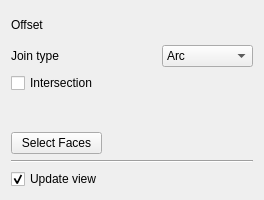
<?xml version="1.0" encoding="UTF-8"?>
<ui version="4.0">
 <class>PartGui::TaskFaceOffset</class>
 <widget class="QWidget" name="PartGui::TaskFaceOffset">
  <property name="geometry">
   <rect>
    <x>0</x>
    <y>0</y>
    <width>264</width>
    <height>200</height>
   </rect>
  </property>
  <property name="windowTitle">
   <string>Face Offset</string>
  </property>
  <layout class="QGridLayout" name="gridLayout">
   <item row="0" column="0">
    <widget class="QLabel" name="labelOffset">
     <property name="text">
      <string>Offset</string>
     </property>
    </widget>
   </item>
   <item row="0" column="2">
    <widget class="Gui::QuantitySpinBox" name="spinOffset">
       <property name="unit" stdset="0">
        <string notr="true">mm</string>
       </property>
    </widget>
   </item>
   <item row="1" column="0">
    <widget class="QLabel" name="labelJoin">
     <property name="text">
      <string>Join type</string>
     </property>
    </widget>
   </item>
   <item row="1" column="2">
    <widget class="QComboBox" name="joinType">
     <item>
      <property name="text">
       <string>Arc</string>
      </property>
     </item>
     <item>
      <property name="text">
       <string>Tangent</string>
      </property>
     </item>
     <item>
      <property name="text">
       <string>Intersection</string>
      </property>
     </item>
    </widget>
   </item>
   <item row="2" column="0" colspan="3">
    <widget class="QCheckBox" name="intersection">
     <property name="text">
      <string>Intersection</string>
     </property>
    </widget>
   </item>
   <item row="3" column="0" colspan="3">
    <widget class="QLabel" name="labelFaces">
     <property name="text">
      <string notr="true"/>
     </property>
    </widget>
   </item>
   <item row="4" column="0">
    <widget class="QPushButton" name="facesButton">
     <property name="text">
      <string>Select Faces</string>
     </property>
     <property name="checkable">
      <bool>true</bool>
     </property>
    </widget>
   </item>
   <item row="4" column="1" colspan="2">
    <spacer name="horizontalSpacer">
     <property name="orientation">
      <enum>Qt::Horizontal</enum>
     </property>
     <property name="sizeHint" stdset="0">
      <size>
       <width>152</width>
       <height>20</height>
      </size>
     </property>
    </spacer>
   </item>
   <item row="5" column="0" colspan="3">
    <widget class="Line" name="line">
     <property name="orientation">
      <enum>Qt::Horizontal</enum>
     </property>
    </widget>
   </item>
   <item row="6" column="0">
    <widget class="QCheckBox" name="updateView">
     <property name="text">
      <string>Update view</string>
     </property>
     <property name="checked">
      <bool>true</bool>
     </property>
    </widget>
   </item>
  </layout>
 </widget>
 <customwidgets>
  <customwidget>
   <class>Gui::QuantitySpinBox</class>
   <extends>QWidget</extends>
   <header>Gui/QuantitySpinBox.h</header>
  </customwidget>
 </customwidgets>
 <tabstops>
  <tabstop>spinOffset</tabstop>
  <tabstop>joinType</tabstop>
  <tabstop>intersection</tabstop>
 </tabstops>
 <resources/>
 <connections/>
</ui>
